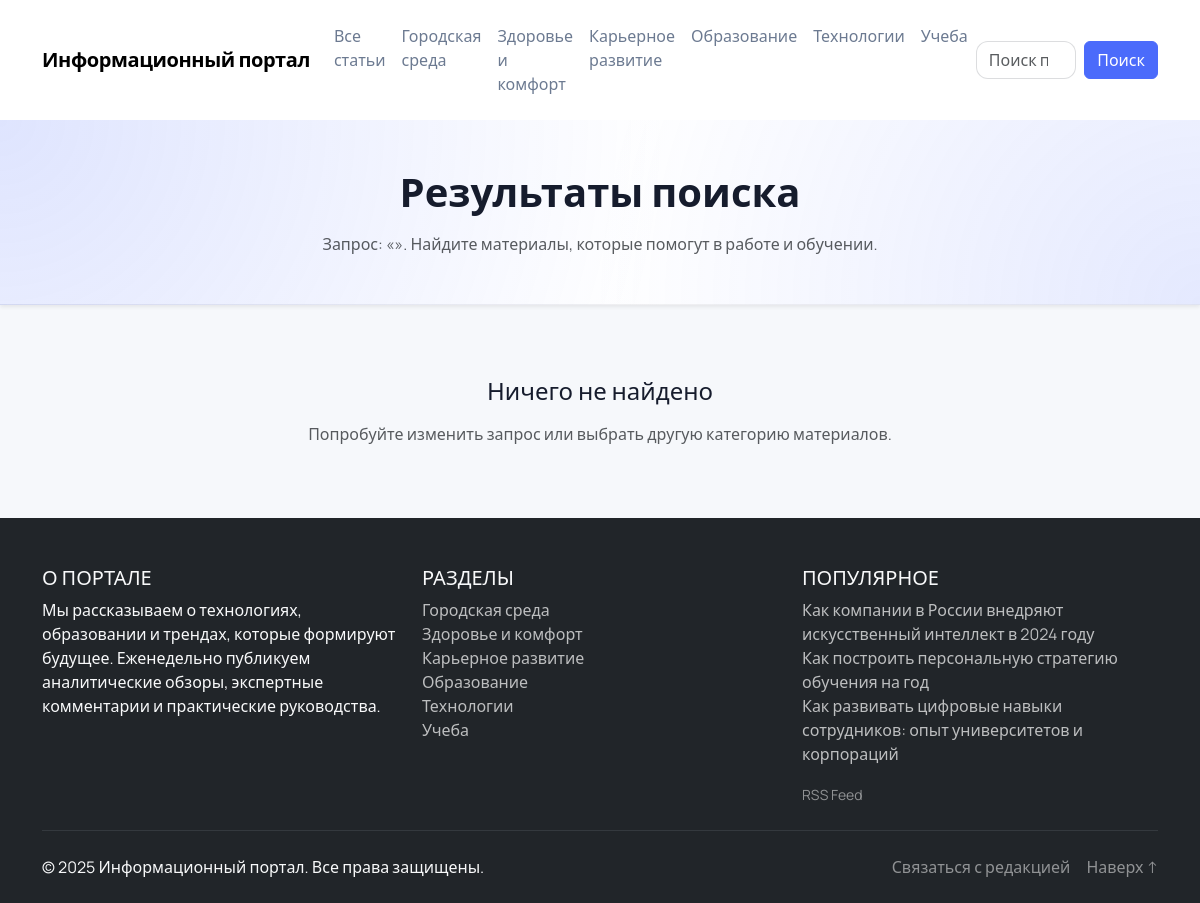
The app's page /search/ with its own data.
### portal/models.py (models this page shows, shortened)
class Category(models.Model):
    name = models.CharField(max_length=120, unique=True)
    slug = models.SlugField(max_length=140, unique=True)

class Article(models.Model):
    STATUS_CHOICES = [('draft', 'Черновик'), ('published', 'Опубликовано')]
    title = models.CharField(max_length=255)
    slug = models.SlugField(max_length=270, unique=True)
    excerpt = models.TextField(blank=True)
    content = models.TextField()
    author = models.ForeignKey(User, on_delete=models.SET_NULL, null=True, related_name='articles')
    category = models.ForeignKey(Category, on_delete=models.SET_NULL, null=True, blank=True, related_name='articles')
    tags = models.ManyToManyField(Tag, blank=True, related_name='articles')
    cover = models.ImageField(upload_to='articles/covers/', null=True, blank=True)
    status = models.CharField(max_length=10, choices=STATUS_CHOICES, default='draft')
    created_at = models.DateTimeField(default=timezone.now)
    updated_at = models.DateTimeField(auto_now=True)
    views = models.PositiveIntegerField(default=0)
    class Meta:
        ordering = ['-created_at']
    def get_absolute_url(self):
        return reverse('portal:article_detail', args=[self.slug])

### portal/views.py (the view)
# urls.py: path('search/', views.search, name='search'),
def search(request):
    q = request.GET.get('q', '').strip()
    if q:
        query_words = q.split()
        q_objects = Q()
        for word in query_words:
            q_objects |= (
                Q(title__icontains=word)
                | Q(excerpt__icontains=word)
                | Q(content__icontains=word)
                | Q(tags__name__icontains=word)
            )
        results = (
            Article.objects.filter(status='published')
            .filter(q_objects)
            .select_related('category', 'author')
            .prefetch_related('tags')
            .distinct()
            .order_by('-created_at')
        )
    else:
        results = Article.objects.none()
    paginator = Paginator(results, 10)
    page_number = request.GET.get('page')
    page_obj = paginator.get_page(page_number)
    return render(
        request,
        'portal/search.html',
        {
            'q': q,
            'results': page_obj,
            'current_category': '',
            'page_obj': page_obj,
        },
    )

### portal/context_processors.py (called while the page is built)
def portal_defaults(request):
    categories = (
        Category.objects.annotate(
            published_count=Count('articles', filter=Q(articles__status='published'))
        )
        .filter(published_count__gt=0)
        .order_by('name')
    )
    trending = (
        Article.objects.filter(status='published')
        .select_related('category')
        .order_by('-views', '-created_at')[:3]
    )
    return {
        'nav_categories': categories,
        'trending_articles': trending,
        'SITE_NAME': getattr(settings, 'SITE_NAME', 'Информационный портал'),
        'SITE_DESCRIPTION': getattr(settings, 'SITE_DESCRIPTION', 'Информационный портал с аналитическими статьями и практическими советами'),
        'SITE_URL': getattr(settings, 'SITE_URL', 'http://localhost:8000'),
    }

### templates/portal/search.html (shortened to what this page needs)
{% extends 'portal/base.html' %}
{% block hero %}
  <section class="hero-banner py-5 text-center">
    <div class="container">
      <h1 class="fw-bold mb-3">Результаты поиска</h1>
      <p class="text-muted mb-0">Запрос: «{{ q }}». Найдите материалы, которые помогут в работе и обучении.</p>
    </div>
  </section>
{% endblock %}
{% block content %}
  {% if results %}
    <div class="row row-cols-1 row-cols-lg-2 g-4">
      {% for article in results %}
        <div class="col">
          <article class="card h-100 shadow-sm">
            <div class="card-body d-flex flex-column">
              <div class="mb-2 text-muted small">{{ article.created_at|date:"d E Y" }} · {{ article.estimated_read_time }} мин чтения</div>
              <h2 class="h5"><a class="text-decoration-none" href="{{ article.get_absolute_url }}">{{ article.title }}</a></h2>
              <p class="text-muted mb-4">{{ article.excerpt|default:article.content|truncatechars:180 }}</p>
              <div class="mt-auto d-flex flex-wrap gap-2 small">
                {% for tag in article.tags.all %}
                  <span class="badge bg-light text-secondary border">#{{ tag.name }}</span>
                {% empty %}
                  <span class="text-muted">Без тегов</span>
                {% endfor %}
              </div>
            </div>
          </article>
        </div>
      {% endfor %}
    </div>
  {% else %}
    <div class="text-center py-5">
      <h2 class="h4 mb-3">Ничего не найдено</h2>
      <p class="text-muted mb-0">Попробуйте изменить запрос или выбрать другую категорию материалов.</p>
    </div>
  {% endif %}
{% endblock %}

### templates/portal/base.html (shortened to what this page needs)
{% load static %}
<!doctype html>
<html lang="ru">
<head>
  <link href="https://cdn.jsdelivr.net/npm/bootstrap@5.3.3/dist/css/bootstrap.min.css" rel="stylesheet">
  <link rel="stylesheet" href="{% static 'portal/css/style.css' %}">
</head>
<body>
  <header class="shadow-sm">
    <nav class="navbar navbar-expand-lg navbar-light bg-white py-3">
      <div class="container">
        <a class="navbar-brand fw-semibold" href="{% url 'portal:article_list' %}">Информационный портал</a>
        <div class="collapse navbar-collapse" id="mainNav">
          <ul class="navbar-nav me-auto mb-2 mb-lg-0">
            <li class="nav-item">
              <a class="nav-link{% if request.resolver_match.url_name == 'article_list' and not current_category %} active{% endif %}" href="{% url 'portal:article_list' %}">Все статьи</a>
            </li>
            {% for category in nav_categories %}
              <li class="nav-item">
                <a class="nav-link{% if current_category == category.slug %} active{% endif %}" href="{% url 'portal:article_list' %}?category={{ category.slug }}">{{ category.name }}</a>
              </li>
            {% endfor %}
          </ul>
          <form class="d-flex" method="get" action="{% url 'portal:search' %}">
            <input class="form-control me-2" type="search" name="q" placeholder="Поиск по материалам" value="{{ request.GET.q }}">
            <button class="btn btn-primary" type="submit">Поиск</button>
          </form>
        </div>
      </div>
    </nav>
    {% block hero %}{% endblock %}
  </header>
  <main class="flex-grow-1">
    <div class="container py-4">
      {% block content %}{% endblock %}
    </div>
  </main>
  <footer class="mt-auto pt-5 pb-4 bg-dark text-light">
    <div class="container">
      <div class="row gy-4">
        <div class="col-lg-4">
          <h5 class="text-uppercase">О портале</h5>
          <p class="mb-0">Мы рассказываем о технологиях, образовании и трендах, которые формируют будущее. Еженедельно публикуем аналитические обзоры, экспертные комментарии и практические руководства.</p>
        </div>
        <div class="col-lg-4">
          <h5 class="text-uppercase">Разделы</h5>
          <ul class="list-unstyled footer-links">
            {% for category in nav_categories %}
              <li><a href="{% url 'portal:article_list' %}?category={{ category.slug }}">{{ category.name }}</a></li>
            {% empty %}
              <li><span class="text-muted">Разделы появятся позже</span></li>
            {% endfor %}
          </ul>
        </div>
        <div class="col-lg-4">
          <h5 class="text-uppercase">Популярное</h5>
          <ul class="list-unstyled footer-links">
            {% for article in trending_articles %}
              <li><a href="{{ article.get_absolute_url }}">{{ article.title }}</a></li>
            {% empty %}
              <li><span class="text-muted">Материалы появятся позже</span></li>
            {% endfor %}
          </ul>
          <div class="mt-3">
            <a href="{% url 'portal:article_feed' %}" class="text-decoration-none text-white-50 small">RSS Feed</a>
          </div>
        </div>
      </div>
      <hr class="border-secondary my-4">
      <div class="d-flex flex-column flex-md-row justify-content-between align-items-center gap-3">
        <span>© {% now 'Y' %} Информационный портал. Все права защищены.</span>
        <div class="d-flex gap-3">
          <a class="text-decoration-none text-white-50" href="mailto:editor@infportal.local">Связаться с редакцией</a>
          <a class="text-decoration-none text-white-50" href="#top">Наверх ↑</a>
        </div>
      </div>
    </div>
  </footer>
</body>
</html>

### static/portal/css/style.css (style rules this page uses)
:root { --portal-primary: #4b6bfb; --portal-primary-soft: rgba(75, 107, 251, 0.08); --portal-dark: #161c2d; --portal-muted: #6c7a91; --portal-bg: #f6f8fb; }
body { font-family: 'Manrope', system-ui, -apple-system, BlinkMacSystemFont, 'Segoe UI', sans-serif; background-color: var(--portal-bg); color: var(--portal-dark); display: flex; flex-direction: column; min-height: 100vh; }
.navbar-brand { font-weight: 700; letter-spacing: -0.02em; }
.navbar .nav-link { color: var(--portal-muted); font-weight: 500; }
.hero-banner { background: radial-gradient(circle at top left, rgba(75, 107, 251, 0.18), transparent 55%), radial-gradient(circle at bottom right, rgba(75, 107, 251, 0.15), transparent 50%), #ffffff; border-bottom: 1px solid rgba(22, 28, 45, 0.06); }
.footer-links a { color: rgba(255, 255, 255, 0.7); text-decoration: none; }
.btn-primary { background: var(--portal-primary); border-color: var(--portal-primary); }
.form-control { border-radius: 0.75rem; border-color: rgba(22, 28, 45, 0.15); }

### records on screen
Category: name "Городская среда"
Category: name "Здоровье и комфорт"
Category: name "Карьерное развитие"
Category: name "Образование"
Category: name "Технологии"
Category: name "Учеба"
Article: title "Как компании в России внедряют искусственный интеллект в 2024 году"
Article: title "Как построить персональную стратегию обучения на год"
Article: title "Как развивать цифровые навыки сотрудников: опыт университетов и корпораций"
